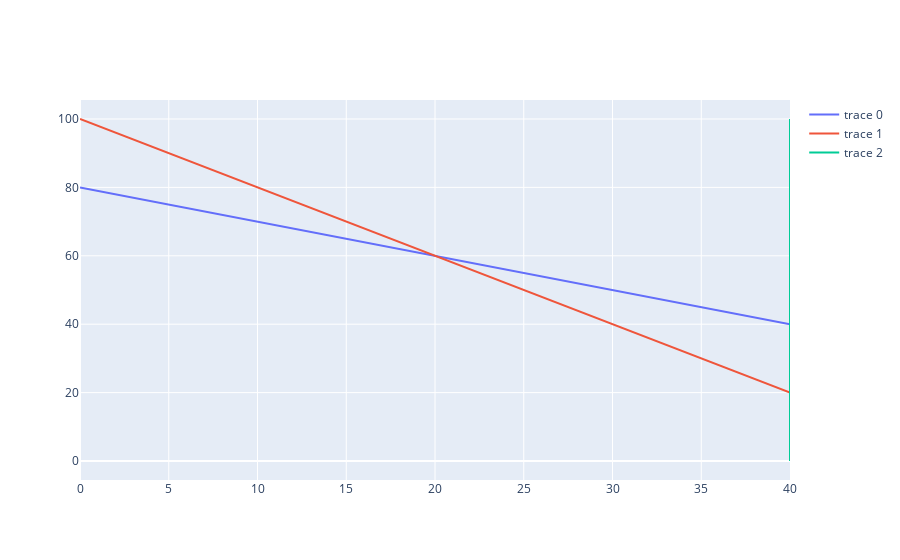

The cell this chart's notebook holds for it:
### Code cell
fig=go.Figure()
fig.add_trace(
    go.Scatter(
    x=x,y=a-x,mode="lines"
    )
)
fig.add_trace(
    go.Scatter(
    x=x,y=(b-2*x),mode="lines"
    )
)
fig.add_trace(
    go.Scatter(
    x=x1,y=y1,mode="lines"
    )
)

### Figure 1 — Plotly figure (JSON) as saved in the notebook; plotly's stock layout.template omitted (floating-point values rounded to 4 significant figures)
{"data": [{"mode": "lines", "type": "scatter", "x": [0, 1, 2, 3, 4, 5, 6, 7, 8, 9, 10, 11, 12, 13, 14, 15, 16, 17, 18, 19, 20, 21, 22, 23, 24, 25, 26, 27, 28, 29, 30, 31, 32, 33, 34, 35, 36, 37, 38, 39, 40], "y": [80, 79, 78, 77, 76, 75, 74, 73, 72, 71, 70, 69, 68, 67, 66, 65, 64, 63, 62, 61, 60, 59, 58, 57, 56, 55, 54, 53, 52, 51, 50, 49, 48, 47, 46, 45, 44, 43, 42, 41, 40]}, {"mode": "lines", "type": "scatter", "x": [0, 1, 2, 3, 4, 5, 6, 7, 8, 9, 10, 11, 12, 13, 14, 15, 16, 17, 18, 19, 20, 21, 22, 23, 24, 25, 26, 27, 28, 29, 30, 31, 32, 33, 34, 35, 36, 37, 38, 39, 40], "y": [100, 98, 96, 94, 92, 90, 88, 86, 84, 82, 80, 78, 76, 74, 72, 70, 68, 66, 64, 62, 60, 58, 56, 54, 52, 50, 48, 46, 44, 42, 40, 38, 36, 34, 32, 30, 28, 26, 24, 22, 20]}, {"mode": "lines", "type": "scatter", "x": [40, 40, 40, 40, 40, 40, 40, 40, 40, 40, 40, 40, 40, 40, 40, 40, 40, 40, 40, 40, 40, 40, 40, 40, 40, 40, 40, 40, 40, 40, 40, 40, 40, 40, 40, 40, 40, 40, 40, 40, 40, 40, 40, 40, 40, 40, 40, 40, 40, 40, 40, 40, 40, 40, 40, 40, 40, 40, 40, 40, 40, 40, 40, 40, 40, 40, 40, 40, 40, 40, 40, 40, 40, 40, 40, 40, 40, 40, 40, 40, 40, 40, 40, 40, 40, 40, 40, 40, 40, 40, 40, 40, 40, 40, 40, 40, 40, 40, 40, 40, 40], "y": [0, 1, 2, 3, 4, 5, 6, 7, 8, 9, 10, 11, 12, 13, 14, 15, 16, 17, 18, 19, 20, 21, 22, 23, 24, 25, 26, 27, 28, 29, 30, 31, 32, 33, 34, 35, 36, 37, 38, 39, 40, 41, 42, 43, 44, 45, 46, 47, 48, 49, 50, 51, 52, 53, 54, 55, 56, 57, 58, 59, 60, 61, 62, 63, 64, 65, 66, 67, 68, 69, 70, 71, 72, 73, 74, 75, 76, 77, 78, 79, 80, 81, 82, 83, 84, 85, 86, 87, 88, 89, 90, 91, 92, 93, 94, 95, 96, 97, 98, 99, 100]}], "layout": {}}
